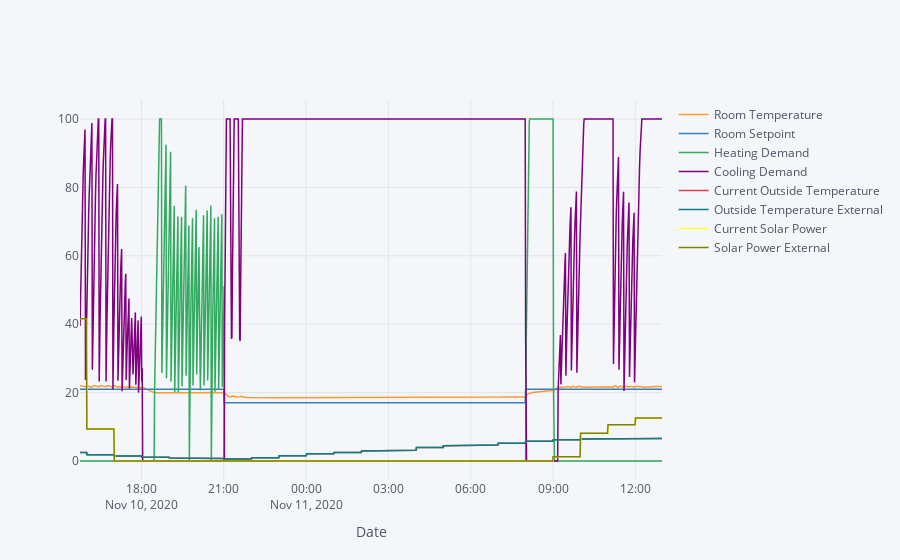

Notebook code for this chart:
### Code cell
#Plot the whole dataset generally
X.iplot(width = 1.5, xTitle = 'Date')

### Figure 1 — Plotly figure (JSON) as saved in the notebook; plotly's stock layout.template omitted (floating-point values rounded to 4 significant figures; data arrays with more than 128 entries replaced by an {"elided": "..."} marker saying what was removed)
{"data": [{"line": {"color": "rgba(255, 153, 51, 1.0)", "dash": "solid", "shape": "linear", "width": 1.5}, "mode": "lines", "name": "Room Temperature", "text": "", "type": "scatter", "x": {"elided": "1244 str values"}, "y": {"elided": "1244 float values"}}, {"line": {"color": "rgba(55, 128, 191, 1.0)", "dash": "solid", "shape": "linear", "width": 1.5}, "mode": "lines", "name": "Room Setpoint", "text": "", "type": "scatter", "x": {"elided": "1244 str values"}, "y": {"elided": "1244 int values"}}, {"line": {"color": "rgba(50, 171, 96, 1.0)", "dash": "solid", "shape": "linear", "width": 1.5}, "mode": "lines", "name": "Heating Demand", "text": "", "type": "scatter", "x": {"elided": "1244 str values"}, "y": {"elided": "1244 float values"}}, {"line": {"color": "rgba(128, 0, 128, 1.0)", "dash": "solid", "shape": "linear", "width": 1.5}, "mode": "lines", "name": "Cooling Demand", "text": "", "type": "scatter", "x": {"elided": "1244 str values"}, "y": {"elided": "1244 float values"}}, {"line": {"color": "rgba(219, 64, 82, 1.0)", "dash": "solid", "shape": "linear", "width": 1.5}, "mode": "lines", "name": "Current Outside Temperature", "text": "", "type": "scatter", "x": {"elided": "1244 str values"}, "y": {"elided": "1244 float values"}}, {"line": {"color": "rgba(0, 128, 128, 1.0)", "dash": "solid", "shape": "linear", "width": 1.5}, "mode": "lines", "name": "Outside Temperature External", "text": "", "type": "scatter", "x": {"elided": "1244 str values"}, "y": {"elided": "1244 float values"}}, {"line": {"color": "rgba(255, 255, 51, 1.0)", "dash": "solid", "shape": "linear", "width": 1.5}, "mode": "lines", "name": "Current Solar Power", "text": "", "type": "scatter", "x": {"elided": "1244 str values"}, "y": {"elided": "1244 float values"}}, {"line": {"color": "rgba(128, 128, 0, 1.0)", "dash": "solid", "shape": "linear", "width": 1.5}, "mode": "lines", "name": "Solar Power External", "text": "", "type": "scatter", "x": {"elided": "1244 str values"}, "y": {"elided": "1244 float values"}}], "layout": {"legend": {"bgcolor": "#F5F6F9", "font": {"color": "#4D5663"}}, "paper_bgcolor": "#F5F6F9", "plot_bgcolor": "#F5F6F9", "title": {"font": {"color": "#4D5663"}}, "xaxis": {"gridcolor": "#E1E5ED", "showgrid": true, "tickfont": {"color": "#4D5663"}, "title": {"font": {"color": "#4D5663"}, "text": "Date"}, "zerolinecolor": "#E1E5ED"}, "yaxis": {"gridcolor": "#E1E5ED", "showgrid": true, "tickfont": {"color": "#4D5663"}, "title": {"font": {"color": "#4D5663"}, "text": ""}, "zerolinecolor": "#E1E5ED"}}}
